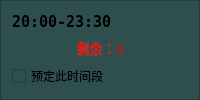
     <widget class="QFrame" name="frame_timer7">
      <property name="styleSheet">
       <string notr="true">background:rgb(47, 79, 79)</string>
      </property>
      <property name="frameShape">
       <enum>QFrame::StyledPanel</enum>
      </property>
      <property name="frameShadow">
       <enum>QFrame::Raised</enum>
      </property>
      <layout class="QGridLayout" name="gridLayout_8">
       <item row="0" column="0">
        <widget class="QLabel" name="label1_timer7">
         <property name="font">
          <font>
           <family>Terminal</family>
           <pointsize>11</pointsize>
           <weight>75</weight>
           <bold>true</bold>
          </font>
         </property>
         <property name="text">
          <string>20:00-23:30</string>
         </property>
        </widget>
       </item>
       <item row="1" column="0">
        <widget class="QLabel" name="label2_timer7">
         <property name="palette">
          <palette>
           <active>
            <colorrole role="WindowText">
             <brush brushstyle="SolidPattern">
              <color alpha="255">
               <red>255</red>
               <green>0</green>
               <blue>0</blue>
              </color>
             </brush>
            </colorrole>
            <colorrole role="Button">
             <brush brushstyle="SolidPattern">
              <color alpha="255">
               <red>47</red>
               <green>79</green>
               <blue>79</blue>
              </color>
             </brush>
            </colorrole>
            <colorrole role="Text">
             <brush brushstyle="SolidPattern">
              <color alpha="255">
               <red>255</red>
               <green>0</green>
               <blue>0</blue>
              </color>
             </brush>
            </colorrole>
            <colorrole role="ButtonText">
             <brush brushstyle="SolidPattern">
              <color alpha="255">
               <red>255</red>
               <green>0</green>
               <blue>0</blue>
              </color>
             </brush>
            </colorrole>
            <colorrole role="Base">
             <brush brushstyle="SolidPattern">
              <color alpha="255">
               <red>47</red>
               <green>79</green>
               <blue>79</blue>
              </color>
             </brush>
            </colorrole>
            <colorrole role="Window">
             <brush brushstyle="SolidPattern">
              <color alpha="255">
               <red>47</red>
               <green>79</green>
               <blue>79</blue>
              </color>
             </brush>
            </colorrole>
            <colorrole role="PlaceholderText">
             <brush brushstyle="NoBrush">
              <color alpha="128">
               <red>255</red>
               <green>0</green>
               <blue>0</blue>
              </color>
             </brush>
            </colorrole>
           </active>
           <inactive>
            <colorrole role="WindowText">
             <brush brushstyle="SolidPattern">
              <color alpha="255">
               <red>255</red>
               <green>0</green>
               <blue>0</blue>
              </color>
             </brush>
            </colorrole>
            <colorrole role="Button">
             <brush brushstyle="SolidPattern">
              <color alpha="255">
               <red>47</red>
               <green>79</green>
               <blue>79</blue>
              </color>
             </brush>
            </colorrole>
            <colorrole role="Text">
             <brush brushstyle="SolidPattern">
              <color alpha="255">
               <red>255</red>
               <green>0</green>
               <blue>0</blue>
              </color>
             </brush>
            </colorrole>
            <colorrole role="ButtonText">
             <brush brushstyle="SolidPattern">
              <color alpha="255">
               <red>255</red>
               <green>0</green>
               <blue>0</blue>
              </color>
             </brush>
            </colorrole>
            <colorrole role="Base">
             <brush brushstyle="SolidPattern">
              <color alpha="255">
               <red>47</red>
               <green>79</green>
               <blue>79</blue>
              </color>
             </brush>
            </colorrole>
            <colorrole role="Window">
             <brush brushstyle="SolidPattern">
              <color alpha="255">
               <red>47</red>
               <green>79</green>
               <blue>79</blue>
              </color>
             </brush>
            </colorrole>
            <colorrole role="PlaceholderText">
             <brush brushstyle="NoBrush">
              <color alpha="128">
               <red>255</red>
               <green>0</green>
               <blue>0</blue>
              </color>
             </brush>
            </colorrole>
           </inactive>
           <disabled>
            <colorrole role="WindowText">
             <brush brushstyle="SolidPattern">
              <color alpha="255">
               <red>255</red>
               <green>0</green>
               <blue>0</blue>
              </color>
             </brush>
            </colorrole>
            <colorrole role="Button">
             <brush brushstyle="SolidPattern">
              <color alpha="255">
               <red>47</red>
               <green>79</green>
               <blue>79</blue>
              </color>
             </brush>
            </colorrole>
            <colorrole role="Text">
             <brush brushstyle="SolidPattern">
              <color alpha="255">
               <red>255</red>
               <green>0</green>
               <blue>0</blue>
              </color>
             </brush>
            </colorrole>
            <colorrole role="ButtonText">
             <brush brushstyle="SolidPattern">
              <color alpha="255">
               <red>255</red>
               <green>0</green>
               <blue>0</blue>
              </color>
             </brush>
            </colorrole>
            <colorrole role="Base">
             <brush brushstyle="SolidPattern">
              <color alpha="255">
               <red>47</red>
               <green>79</green>
               <blue>79</blue>
              </color>
             </brush>
            </colorrole>
            <colorrole role="Window">
             <brush brushstyle="SolidPattern">
              <color alpha="255">
               <red>47</red>
               <green>79</green>
               <blue>79</blue>
              </color>
             </brush>
            </colorrole>
            <colorrole role="PlaceholderText">
             <brush brushstyle="NoBrush">
              <color alpha="128">
               <red>255</red>
               <green>0</green>
               <blue>0</blue>
              </color>
             </brush>
            </colorrole>
           </disabled>
          </palette>
         </property>
         <property name="font">
          <font>
           <family>华文琥珀</family>
           <pointsize>10</pointsize>
           <underline>false</underline>
           <strikeout>false</strikeout>
          </font>
         </property>
         <property name="styleSheet">
          <string notr="true">color: rgb(255, 0, 0)</string>
         </property>
         <property name="text">
          <string>剩余：0</string>
         </property>
         <property name="alignment">
          <set>Qt::AlignCenter</set>
         </property>
        </widget>
       </item>
       <item row="2" column="0">
        <widget class="QCheckBox" name="checkBox_timer7">
         <property name="font">
          <font>
           <family>华光综艺_CNKI</family>
          </font>
         </property>
         <property name="text">
          <string>预定此时间段</string>
         </property>
        </widget>
       </item>
      </layout>
     </widget>
